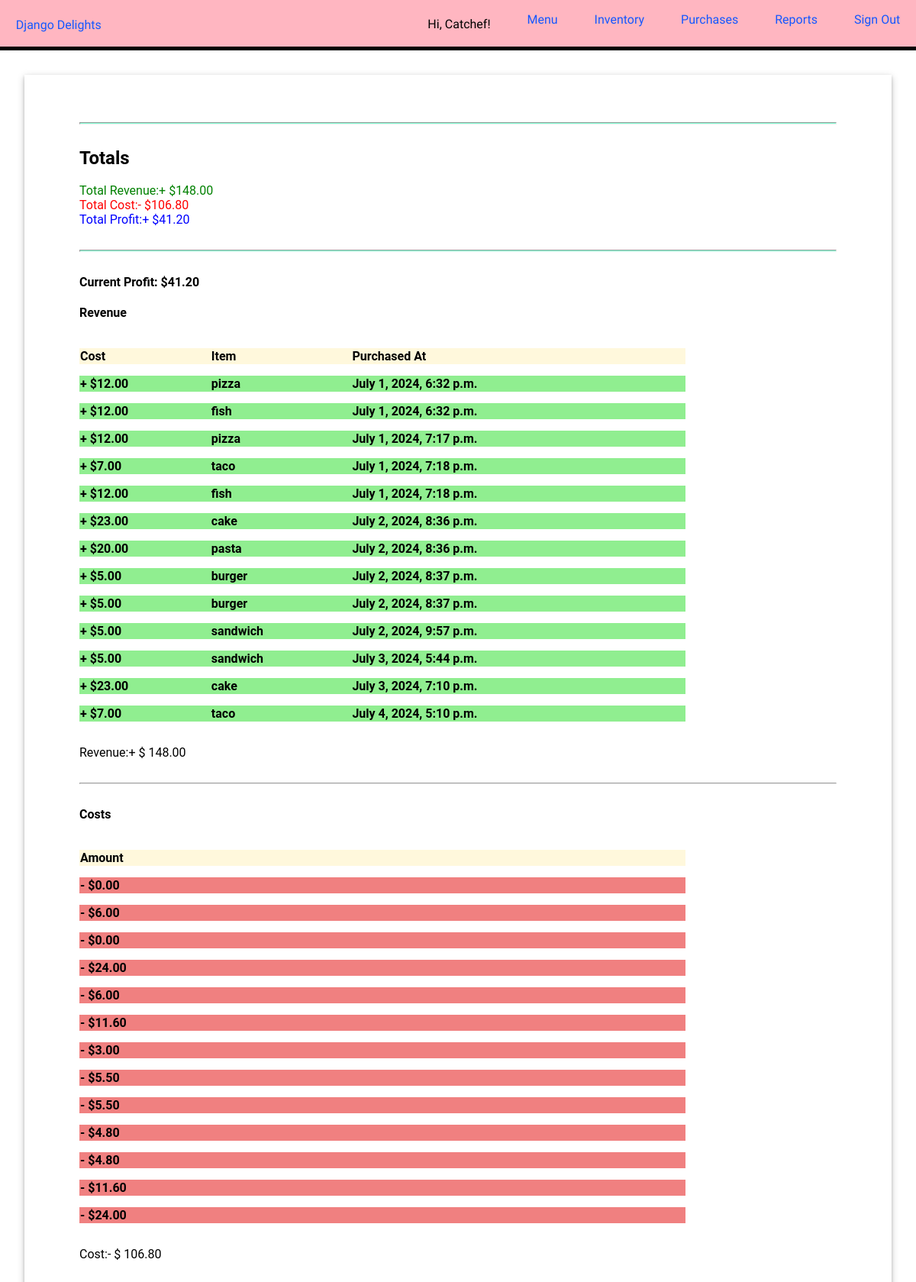
Screenshot of /reports (signed in) with the database file from the repository.
### inventory/models.py (models this page shows, shortened)
class Purchase(models.Model):
    menu_item = models.ForeignKey(MenuItem, on_delete=models.CASCADE)
    timestamp = models.DateTimeField(auto_now_add=True)
    def revenue(self):
        return self.menu_item.price
    def cost(self):
        total = 0
        reqs = RecipeRequirement.objects.filter(menu_item=self.menu_item.id)
        for req in reqs:
            price = req.quantity * req.ingredient.unit_price
            total += price
        return total
    def profit(self):
        return self.revenue() - self.cost()
    class Meta:
        ordering = ["timestamp"]

class MenuItem(models.Model):
    name = models.CharField(max_length=200, unique=True)
    description = models.CharField(max_length=400)
    price = models.FloatField(default=0.0)
    class Meta:
        ordering = ["name"]

### inventory/views.py (the view)
# urls.py: path('reports', views.ReportView.as_view(), name="reports"),
class ReportView(LoginRequiredMixin, TemplateView):
    template_name = "inventory/reports.html"
    def get_context_data(self, **kwargs):
        context = super().get_context_data(**kwargs)
        context["purchases"] = Purchase.objects.all()
        context["revenues"] = [purchase.revenue() for purchase in Purchase.objects.all()]
        context["costs"] = [purchase.cost() for purchase in Purchase.objects.all()]
        context["profit"] = sum([purchase.profit() for purchase in Purchase.objects.all()])
        context["totalRevenue"] = sum([purchase.revenue() for purchase in Purchase.objects.all()])
        context["totalCost"] = sum([purchase.cost() for purchase in Purchase.objects.all()])
        return context

### inventory/templates/inventory/reports.html (shortened to what this page needs)
{% extends 'base.html'%} {% load static %} {% block content %}
<div>
<hr />
<div>
<h2>Totals</h2>
<div style="color: green">Total Revenue:+ ${{ totalRevenue|stringformat:".2f" }}</div>
<div style="color: red">Total Cost:- ${{ totalCost|stringformat:".2f" }}</div>
<div style="color: blue">Total Profit:+ ${{ profit|stringformat:".2f" }}</div>
</div>
<hr />
  <div class="reports-page">
    <div class="profit">Current Profit: ${{profit|floatformat:2}}</div>
    <div class="report-layout">
      <div class="report-table">
        <h4>Revenue</h4>
        <table class="table-striped">
          <tr>
            <th>Cost</th>
            <th>Item</th>
            <th>Purchased At</th>
          </tr>
          <tbody class="green-table">
          {% for p in purchases %}
          <tr>
            <td class="price">+ ${{ p.menu_item.price|stringformat:".2f" }}</td>
            <td>{{ p.menu_item.name }}</td>
            <td>{{ p.timestamp }}</td>
          </tr>
          {% endfor %}
        </tbody>
        </table>
        <p>Revenue:+ $ {{totalRevenue|floatformat:2}}</p>
      </div>
      <hr />
      <div class="cost">
        <h4>Costs</h4>
        <table>
          <tr>
            <th>Amount</th>
          </tr>
          <tbody class="cost-table">
          {% for cost in costs %}
          <tr>
            <td>- ${{cost|floatformat:2}}</td>
          </tr>
          {% endfor %}
        </tbody>
        </table>
        <p>Cost:- $ {{totalCost|floatformat:2}}</p>
      </div>
    </div>
  </div>
    {% endblock %}

### inventory/templates/base.html (shortened to what this page needs)
{% load static %}
<!DOCTYPE html>
<html>
  <head>
    <link
      rel="stylesheet"
      type="text/css"
      href="{% static 'inventory/styles.css' %}?{% now 'U' %}"
    />
  </head>
  <body>
    <header>
      <div id="navigation" >
          <a class="brand" href="{% url 'home' %}">Django Delights</a>
        <nav class="nav-display">
          <ul class="nav-list">
            {% if user.is_authenticated %}
            <p class="greet">Hi, {{ user.username }}!</p>
            <li class="nav-items"><a href="{% url 'menu' %}">Menu</a></li>
            <li class="nav-items"><a href="{% url 'inventory' %}">Inventory</a></li>
            <li class="nav-items"><a href="{% url 'purchases' %}">Purchases</a></li>
            <li class="nav-items"><a href="{% url 'reports' %}">Reports</a></li>
            <li class="nav-items"><a href="{% url 'logout' %}">Sign Out</a></li>
    {% else %}
          <li><a href="{% url 'login' %}" class=" btn"><li>LOGIN</li></a></li>
          <li><a href="{% url 'signup' %}" class="btn"><li>CREATE ACCOUNT</li></a></li>
      </ul>
    </nav>
  </div>
  {% endif %}
    </header>
    <div class="app">
    <main>{% block content %}{% endblock %}</main>
  </body>
</html>

### inventory/static/inventory/styles.css (style rules this page uses)
body { font-family: "Roboto", sans-serif; margin: auto; }
.brand { font-family: "Playwrite NZ", cursive; font-optical-sizing: auto; flex: auto; }
#navigation { display: flex; align-items: center; padding: 0 1.3rem; }
.nav-display { display: block; }
.nav-list { font-family: "Playwrite NZ", cursive; display: flex; flex-wrap: wrap; gap: 3rem; }
.greet { font-family: "Actor", sans-serif; line-height: 0; }
.green-table { background-color: lightgreen; }
.cost-table { background-color: lightcoral; }
.profit { font-weight: bolder; }
ul { text-decoration: none; list-style: none; }
td { font-weight: bold; }
tbody { background-color: cornsilk; }
hr { margin: 30px 0; padding: 0.023rem; background-color: aquamarine; }
header { background-color: lightpink; border-bottom: 5px solid; width: 100%; height: 3.8rem; }
main { display: flex; flex-direction: column; padding: 0 40px 20px 40px; justify-content: center; }
.app { margin: 2rem; box-shadow: 0 2px 4px 0 rgba(0, 0, 0, 0.2), 0 3px 10px 0 rgba(0, 0, 0, 0.19); padding: 2rem; }
main table { text-align: left; border-collapse: separate; border-spacing: 0 15px; width: 80%; }
a { text-decoration: none; color: #1557ff; }

### rows the page displays
Purchase: menu_item.price "12.00", menu_item.name "pizza", timestamp "July 1, 2024, 6:32 p.m."
Purchase: menu_item.price "12.00", menu_item.name "fish", timestamp "July 1, 2024, 6:32 p.m."
Purchase: menu_item.price "12.00", menu_item.name "pizza", timestamp "July 1, 2024, 7:17 p.m."
Purchase: menu_item.price "7.00", menu_item.name "taco", timestamp "July 1, 2024, 7:18 p.m."
Purchase: menu_item.price "12.00", menu_item.name "fish", timestamp "July 1, 2024, 7:18 p.m."
Purchase: menu_item.price "23.00", menu_item.name "cake", timestamp "July 2, 2024, 8:36 p.m."
Purchase: menu_item.price "20.00", menu_item.name "pasta", timestamp "July 2, 2024, 8:36 p.m."
Purchase: menu_item.price "5.00", menu_item.name "burger", timestamp "July 2, 2024, 8:37 p.m."
Purchase: menu_item.price "5.00", menu_item.name "burger", timestamp "July 2, 2024, 8:37 p.m."
Purchase: menu_item.price "5.00", menu_item.name "sandwich", timestamp "July 2, 2024, 9:57 p.m."
Purchase: menu_item.price "5.00", menu_item.name "sandwich", timestamp "July 3, 2024, 5:44 p.m."
Purchase: menu_item.price "23.00", menu_item.name "cake", timestamp "July 3, 2024, 7:10 p.m."
Purchase: menu_item.price "7.00", menu_item.name "taco", timestamp "July 4, 2024, 5:10 p.m."

### other values shown
{{ user.username }} "Catchef"
{{ totalRevenue|stringformat:".2f" }} "148.00"
{{ totalCost|stringformat:".2f" }} "106.80"
{{ profit|stringformat:".2f" }} "41.20"
{{ profit|floatformat:2 }} "41.20"
{{ totalRevenue|floatformat:2 }} "148.00"
{{ cost|floatformat:2 }} "0.00" "6.00" "0.00" "24.00" "6.00" "11.60" "3.00" "5.50" "5.50" "4.80" "4.80" "11.60" "24.00"
{{ totalCost|floatformat:2 }} "106.80"
